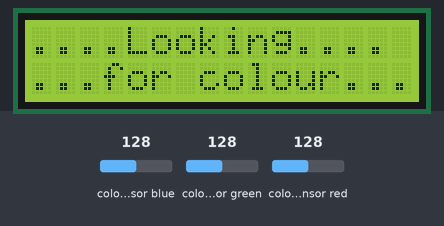
Bench run of a sketch on a simulated ESP32. Shown: 16×2 character LCD. The test bench sets the inputs (shaded band); at power-on: colour sensor blue 128, colour sensor green 128, colour sensor red 128. What the sketch prints to the serial monitor is not drawn.

Above: at 3.4 s.
3.5 s: colour sensor blue set to 5
At 4.3 s:
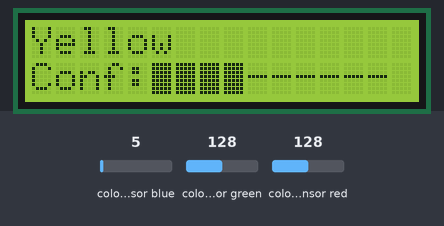
5.4 s: colour sensor green set to 5
At 6.6 s:
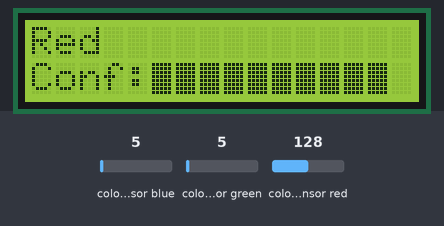
7.5 s: colour sensor green set to 191
At 9.3 s:
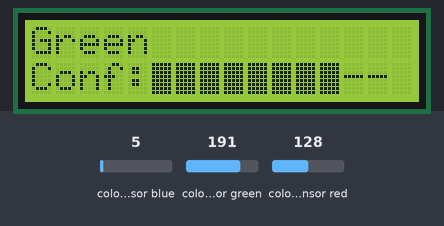
9.7 s: colour sensor blue set to 250
At 11.6 s:
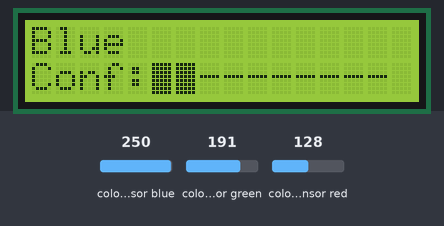
12.0 s: colour sensor blue set to 64
At 13.9 s:
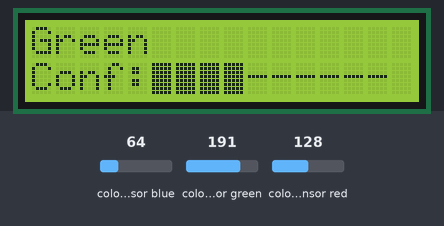
14.2 s: colour sensor red set to 250
At 16.0 s:
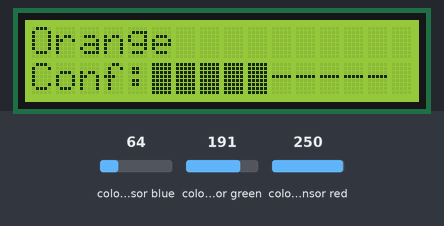
Timing chart, 0 to 17.2 s (numbered marks = the images above; inputs shaded):
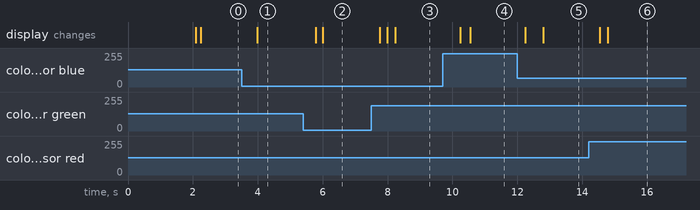

Measured:
- after the input at 3.5 s, the display: changes after 0.48 s (image 1)
- after the input at 5.4 s, the display: first changes after 0.38 s (image 2 shows a later state)
- after the input at 7.5 s, the display: first changes after 0.26 s (image 3 shows a later state)
- after the input at 9.7 s, the display: first changes after 0.54 s (image 4 shows a later state)
- after the input at 12.0 s, the display: first changes after 0.24 s (image 5 shows a later state)
- after the input at 14.2 s, the display: first changes after 0.34 s (image 6 shows a later state)

The sketch:

kleursens_display.ino
```cpp
#include <Wire.h>
#include "Adafruit_TCS34725.h"
#include <LiquidCrystal_I2C.h>
#include <Arduino.h>

/* FreeRTOS includes */
#if CONFIG_FREERTOS_UNICORE
#define ARDUINO_RUNNING_CORE 0
#else
#define ARDUINO_RUNNING_CORE 1
#endif

/* Hardware initialization */
LiquidCrystal_I2C lcd(0x27, 16, 2);
Adafruit_TCS34725 tcs = Adafruit_TCS34725(TCS34725_INTEGRATIONTIME_700MS, TCS34725_GAIN_1X);

/* Shared data structure */
struct ColorData {
  uint16_t r;
  uint16_t g;
  uint16_t b;
  uint16_t c;
  uint16_t colorTemp;
  uint16_t lux;
  char detectedColor[16];
  float confidence;
};

/* Color sample buffer for averaging */
#define SAMPLE_SIZE 5
struct ColorSample {
  float r;
  float g;
  float b;
};

ColorSample sampleBuffer[SAMPLE_SIZE];
int sampleIndex = 0;
bool bufferFilled = false;

/* Global variables with mutex protection */
ColorData currentColorData;
SemaphoreHandle_t colorDataMutex;

/* Task handles */
TaskHandle_t sensorTaskHandle = NULL;
TaskHandle_t displayTaskHandle = NULL;

/* Advanced color detection using HSV and normalized RGB */
void determineColorAdvanced(uint16_t rawR, uint16_t rawG, uint16_t rawB, uint16_t rawC, char* colorName, float* confidence) {
  // Avoid division by zero
  if (rawC == 0) {
    strcpy(colorName, "No Object");
    *confidence = 0.0;
    return;
  }

  // Normalize RGB values (0.0 to 1.0)
  // The (float) is a way of casting the int to a float.
  float r = (float)rawR / rawC;
  float g = (float)rawG / rawC;
  float b = (float)rawB / rawC;

  // Calculate total intensity
  float intensity = (r + g + b) / 3.0;

  // Calculate HSV values
  float maxVal = max(max(r, g), b);
  float minVal = min(min(r, g), b);
  float delta = maxVal - minVal;

  float hue = 0.0;
  float saturation = 0.0;
  float value = maxVal;

  // Calculate saturation
  if (maxVal > 0.001) {
    saturation = delta / maxVal;
  }

  // Calculate hue
  // fmod used is floating point modulo function
  if (delta > 0.001) {
    if (maxVal == r) {
      hue = 60.0 * fmod(((g - b) / delta), 6.0);
    } else if (maxVal == g) {
      hue = 60.0 * (((b - r) / delta) + 2.0);
    } else {
      hue = 60.0 * (((r - g) / delta) + 4.0);
    }
  }

  if (hue < 0) hue += 360.0;

  // Check for white/gray/black based on saturation and value
  /*if (saturation < 0.18) {
    if (value > 0.60) {
      strcpy(colorName, "White");
      *confidence = (1.0 - saturation) * value;
    } else if (value > 0.20) {
      strcpy(colorName, "Gray");
      *confidence = (1.0 - saturation) * (1.0 - abs(value - 0.45));
    } else {
      strcpy(colorName, "Black");
      *confidence = (1.0 - saturation) * (1.0 - value);
    }
    return;
  }*/

  // Detect chromatic colors using improved hue ranges and saturation
  *confidence = (saturation * 1.2) * value;

  // More precise hue-based color detection with adjusted green range
  if (hue >= 345 || hue < 15) {
    strcpy(colorName, "Red");
  } else if (hue >= 15 && hue < 45) {
    strcpy(colorName, "Orange");
  } else if (hue >= 45 && hue < 80) {
    strcpy(colorName, "Yellow");
  } else if (hue >= 80 && hue < 170) {
    strcpy(colorName, "Green");
  } else if (hue >= 170 && hue < 240) {
    strcpy(colorName, "Blue");
  }/* else if (hue >= 240 && hue < 290) {
    strcpy(colorName, "Purple");
  }*/ else {
    strcpy(colorName, "Unknown");
    *confidence = 0.0;
  }

  // Boost confidence for well-saturated colors
  if (saturation > 0.5 && value > 0.3) {
    *confidence = min(1.0, *confidence * 1.2);
  }
}

/* Add sample to moving average buffer */
void addSample(float r, float g, float b) {
  sampleBuffer[sampleIndex].r = r;
  sampleBuffer[sampleIndex].g = g;
  sampleBuffer[sampleIndex].b = b;

  sampleIndex = (sampleIndex + 1) % SAMPLE_SIZE;

  if (sampleIndex == 0) {
    bufferFilled = true;
  }
}

/* Get averaged values from buffer */
void getAveragedValues(float* avgR, float* avgG, float* avgB) {
  *avgR = 0;
  *avgG = 0;
  *avgB = 0;

  int count = bufferFilled ? SAMPLE_SIZE : sampleIndex;

  if (count == 0) {
    return;
  }

  for (int i = 0; i < count; i++) {
    *avgR += sampleBuffer[i].r;
    *avgG += sampleBuffer[i].g;
    *avgB += sampleBuffer[i].b;
  }

  *avgR /= count;
  *avgG /= count;
  *avgB /= count;
}

/* Task 1: Read sensor data */
void sensorReadTask(void *pvParameters) {
  (void) pvParameters;

  TickType_t xLastWakeTime = xTaskGetTickCount();
  const TickType_t xFrequency = pdMS_TO_TICKS(100); // Read every 100ms

  while (1) {
    ColorData tempData;

    // Read raw data from sensor
    tcs.getRawData(&tempData.r, &tempData.g, &tempData.b, &tempData.c);
    tempData.colorTemp = tcs.calculateColorTemperature(tempData.r, tempData.g, tempData.b);
    tempData.lux = tcs.calculateLux(tempData.r, tempData.g, tempData.b);

    // Add to moving average buffer
    addSample(tempData.r, tempData.g, tempData.b);

    // Get averaged values
    float avgR, avgG, avgB;
    getAveragedValues(&avgR, &avgG, &avgB);

    // Use averaged clear value
    float avgC = (avgR + avgG + avgB);

    // Determine color
    determineColorAdvanced((uint16_t)avgR, (uint16_t)avgG, (uint16_t)avgB,
                          (uint16_t)avgC, tempData.detectedColor, &tempData.confidence);

    // Map RGB values to 0-255 range for display
    uint8_t redColour = map((uint16_t)avgR, 0, 2500, 0, 255);
    uint8_t greenColour = map((uint16_t)avgG, 0, 2500, 0, 255);
    uint8_t blueColour = map((uint16_t)avgB, 0, 2500, 0, 255);

    // Print to Serial with detailed HSV info
    Serial.print("Color Temp: "); Serial.print(tempData.colorTemp, DEC); Serial.print(" K - ");
    Serial.print("Lux: "); Serial.print(tempData.lux, DEC); Serial.print(" - ");
    Serial.print("R: "); Serial.print(redColour, DEC); Serial.print(" ");
    Serial.print("G: "); Serial.print(greenColour, DEC); Serial.print(" ");
    Serial.print("B: "); Serial.print(blueColour, DEC); Serial.println(" ");

        // Calculate and display HSV for debugging
    float normR = avgR / avgC;
    float normG = avgG / avgC;
    float normB = avgB / avgC;
    float maxVal = max(max(normR, normG), normB);
    float minVal = min(min(normR, normG), normB);
    float delta = maxVal - minVal;
    float hue = 0.0;
    float saturation = (maxVal > 0.001) ? (delta / maxVal) : 0.0;

    if (delta > 0.001) {
      if (maxVal == normR) {
        hue = 60.0 * fmod(((normG - normB) / delta), 6.0);
      } else if (maxVal == normG) {
        hue = 60.0 * (((normB - normR) / delta) + 2.0);
      } else {
        hue = 60.0 * (((normR - normG) / delta) + 4.0);
      }
    }
    if (hue < 0) hue += 360.0;

    Serial.print("| H:"); Serial.print(hue, 1);
    Serial.print(" S:"); Serial.print(saturation, 2);
    Serial.print(" V:"); Serial.print(maxVal, 2);
    Serial.print(" | Detected: "); Serial.print(tempData.detectedColor);
    Serial.print(" (Conf: "); Serial.print(tempData.confidence * 100, 1); Serial.println("%)");

    // Update shared data with mutex protection
    if (xSemaphoreTake(colorDataMutex, portMAX_DELAY) == pdTRUE) {
      currentColorData = tempData;
      xSemaphoreGive(colorDataMutex);
    }

    // Wait for next cycle
    vTaskDelayUntil(&xLastWakeTime, xFrequency);
  }
}

/* Task 2: Update LCD display */
void displayUpdateTask(void *pvParameters) {
  (void) pvParameters;

  char lastDisplayedColor[16] = "";
  float lastConfidence = 0.0;
  TickType_t xLastWakeTime = xTaskGetTickCount();
  const TickType_t xFrequency = pdMS_TO_TICKS(250); // Update display every 250ms

  while (1) {
    ColorData localData;

    // Get current data with mutex protection
    if (xSemaphoreTake(colorDataMutex, portMAX_DELAY) == pdTRUE) {
      localData = currentColorData;
      xSemaphoreGive(colorDataMutex);
    }

    // Update LCD if color changed OR if confidence crossed the threshold
    bool colorChanged = strcmp(localData.detectedColor, lastDisplayedColor) != 0;
    bool confidenceChanged = (lastConfidence < 0.25 && localData.confidence >= 0.25) ||
                            (lastConfidence >= 0.25 && localData.confidence < 0.25);

    if (colorChanged || confidenceChanged) {
      lcd.clear();
      lcd.setCursor(0, 0);

      // Only display if confidence is above threshold
      if (localData.confidence >= 0.25) {
        lcd.print(localData.detectedColor);
        lcd.setCursor(0, 1);

        // Show confidence bar
        lcd.print("Conf:");
        int barLength = (int)(localData.confidence * 10);
        for (int i = 0; i < 10; i++) {
          if (i < barLength) {
            lcd.print((char)0xFF); // Full block character
          } else {
            lcd.print("-");
          }
        }
      } else {
        lcd.print("....Looking....");
        lcd.setCursor(0, 1);
        lcd.print("...for colour...");
      }

      strcpy(lastDisplayedColor, localData.detectedColor);
      lastConfidence = localData.confidence;
    }

    // Wait for next cycle
    vTaskDelayUntil(&xLastWakeTime, xFrequency);
  }
}

void setup(void) {
  Serial.begin(9600);

  // Initialize LCD
  lcd.init();
  lcd.backlight();
  lcd.setCursor(0, 0);
  lcd.print("Initializing...");

  // Initialize sensor
  if (tcs.begin()) {
    Serial.println("Found sensor");
    lcd.setCursor(0, 1);
    lcd.print("Sensor OK");
  } else {
    Serial.println("No TCS34725 found ... check your connections");
    lcd.clear();
    lcd.setCursor(0, 0);
    lcd.print("Sensor Error!");
    while (1);
  }

  delay(2000);
  lcd.clear();

  // Create mutex
  colorDataMutex = xSemaphoreCreateMutex();

  if (colorDataMutex == NULL) {
    Serial.println("Failed to create mutex!");
    while (1);
  }

  // Initialize shared data
  strcpy(currentColorData.detectedColor, "Looking...");
  currentColorData.confidence = 0.0;

  // Create tasks
  xTaskCreatePinnedToCore(
    sensorReadTask,           /* Task function */
    "SensorRead",             /* Name */
    4096,                     /* Stack size */
    NULL,                     /* Parameters */
    2,                        /* Priority (higher) */
    &sensorTaskHandle,        /* Task handle */
    ARDUINO_RUNNING_CORE      /* Core */
  );

  xTaskCreatePinnedToCore(
    displayUpdateTask,        /* Task function */
    "DisplayUpdate",          /* Name */
    2048,                     /* Stack size */
    NULL,                     /* Parameters */
    1,                        /* Priority (lower) */
    &displayTaskHandle,       /* Task handle */
    ARDUINO_RUNNING_CORE      /* Core */
  );

  Serial.println("FreeRTOS tasks created successfully!");
  Serial.println("Advanced color detection enabled with:");
  Serial.println("- HSV color space analysis");
  Serial.println("- Moving average filtering");
  Serial.println("- Normalized RGB values");
  Serial.println("- Confidence scoring");
}

void loop(void) {
  // Empty - FreeRTOS tasks handle everything
  vTaskDelay(portMAX_DELAY);
}
```
